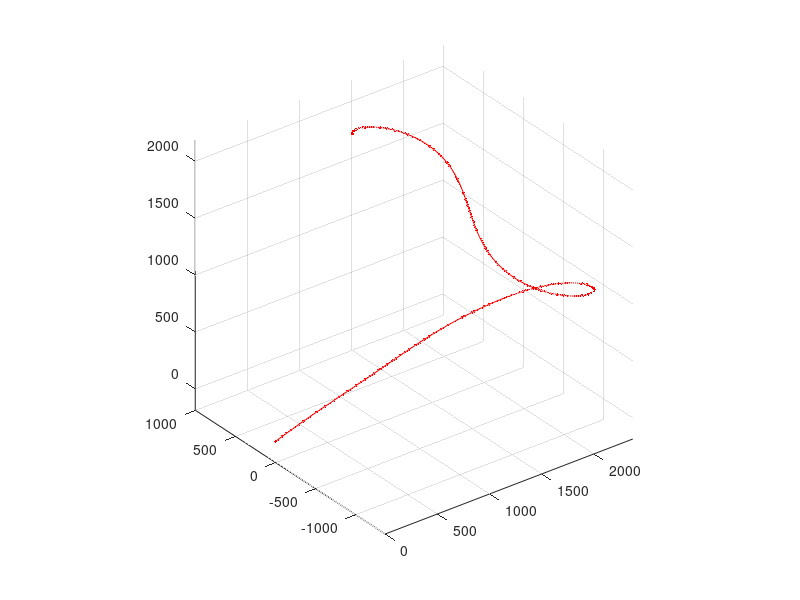

MATLAB code to generate this figure: (Note: this script raises an error after producing the figure.)
clear; clc; close;
addpath('..\');
load('route_PSO.mat');
load('route_LPM.mat');

x = [1100; 500; 2000; pi / 3; 0];
u = [0; 0];
dt = 1;

figure(1);
plot3(route(1, :), route(2, :), route(3, :), 'r.-');
grid on; axis equal; hold on;

problem.V = 20;
problem.dt = dt;
problem.numStates = 5;
problem.numInputs = 2;
problem.numOutputs = 3;
problem.P = 30;  % 预测时域
problem.M = 20;  % 控制时域
problem.rho = 10;
problem.umin = [-0.3; -0.1];
problem.umax = [0.3; 0.1];
problem.delta_umin = [-0.1; -0.05];
problem.delta_umax = [0.1; 0.05];

idx = 0;
t = 0;
x_store = x;
u_store = u;
while idx < size(route, 2)
    [u, idx] = mpc_control(x, route, u, problem);
    [t, x] = updateState(x, u, t, problem);
    x_store = [x_store, x]; u_store = [u_store, u];
    % plot3(x(1), x(2), x(3), 'go');
    % pause(0.01);
end
plot3(x_store(1, :), x_store(2, :), x_store(3, :), 'b.-');
legend('desired', 'real')
figure(2);
plot(0:dt:t, u_store)
legend('$u_1$', '$u_2$', 'Interpreter', 'latex')
